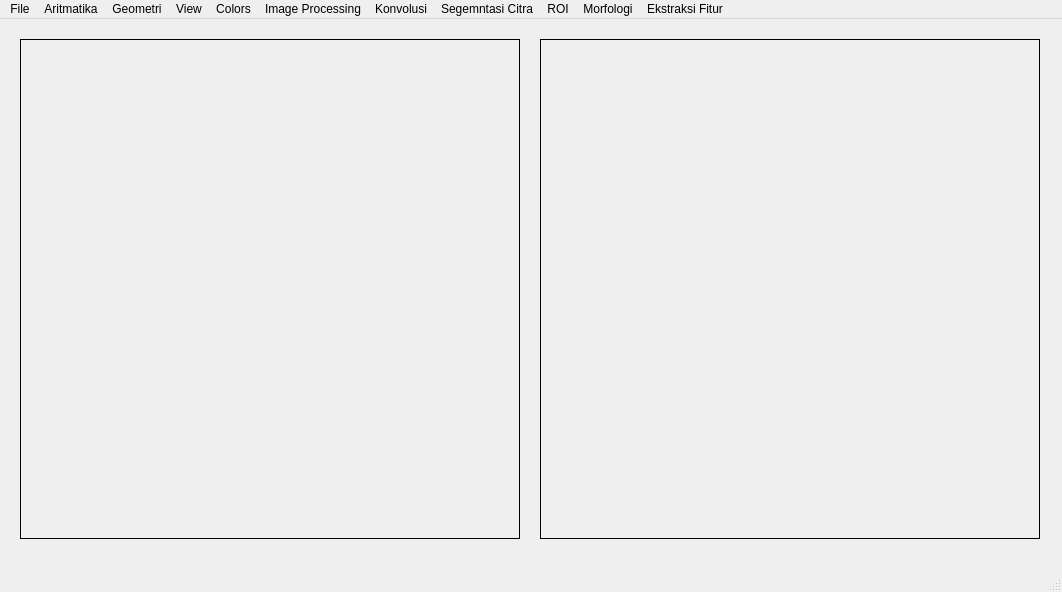
<?xml version="1.0" encoding="UTF-8"?>
<ui version="4.0">
 <class>MainWindow</class>
 <widget class="QMainWindow" name="MainWindow">
  <property name="geometry">
   <rect>
    <x>0</x>
    <y>0</y>
    <width>1062</width>
    <height>592</height>
   </rect>
  </property>
  <property name="windowTitle">
   <string>MainWindow</string>
  </property>
  <widget class="QWidget" name="centralwidget">
   <widget class="QLabel" name="label">
    <property name="geometry">
     <rect>
      <x>20</x>
      <y>20</y>
      <width>500</width>
      <height>500</height>
     </rect>
    </property>
    <property name="frameShape">
     <enum>QFrame::Box</enum>
    </property>
    <property name="text">
     <string/>
    </property>
   </widget>
   <widget class="QLabel" name="label_2">
    <property name="geometry">
     <rect>
      <x>540</x>
      <y>20</y>
      <width>500</width>
      <height>500</height>
     </rect>
    </property>
    <property name="frameShape">
     <enum>QFrame::Box</enum>
    </property>
    <property name="text">
     <string/>
    </property>
   </widget>
  </widget>
  <widget class="QMenuBar" name="menubar">
   <property name="geometry">
    <rect>
     <x>0</x>
     <y>0</y>
     <width>1062</width>
     <height>26</height>
    </rect>
   </property>
   <widget class="QMenu" name="menuFile">
    <property name="title">
     <string>File</string>
    </property>
    <addaction name="actionOpen"/>
    <addaction name="actionSave_As"/>
    <addaction name="actionExit"/>
   </widget>
   <widget class="QMenu" name="menuAritmatika">
    <property name="title">
     <string>Aritmatika</string>
    </property>
    <addaction name="actionAritmatika"/>
   </widget>
   <widget class="QMenu" name="menuGeometri">
    <property name="title">
     <string>Geometri</string>
    </property>
    <widget class="QMenu" name="menuScaling">
     <property name="title">
      <string>Scaling</string>
     </property>
     <addaction name="actionUniform_Scaling"/>
     <addaction name="actionNon_Uniform_Scaling"/>
    </widget>
    <widget class="QMenu" name="menuFlipping">
     <property name="title">
      <string>Flipping</string>
     </property>
     <addaction name="actionHorizontal"/>
     <addaction name="actionVertical"/>
    </widget>
    <addaction name="menuScaling"/>
    <addaction name="actionCroping"/>
    <addaction name="menuFlipping"/>
    <addaction name="actionTranslasi"/>
    <addaction name="actionRotasi"/>
   </widget>
   <widget class="QMenu" name="menuView">
    <property name="title">
     <string>View</string>
    </property>
    <addaction name="actionHistogram_Input"/>
    <addaction name="actionHistogram_Output"/>
    <addaction name="actionHistogram_Input_Output"/>
   </widget>
   <widget class="QMenu" name="menuColors">
    <property name="title">
     <string>Colors</string>
    </property>
    <widget class="QMenu" name="menuRGB_to_Grayscale">
     <property name="title">
      <string>RGB to Grayscale</string>
     </property>
     <addaction name="actionAverage"/>
     <addaction name="actionLightness"/>
     <addaction name="actionLuminance"/>
    </widget>
    <widget class="QMenu" name="menuBit_Depth">
     <property name="title">
      <string>Bit Depth</string>
     </property>
     <addaction name="action1_bit"/>
     <addaction name="action2_bit"/>
     <addaction name="action3_bit"/>
     <addaction name="action4_bit"/>
     <addaction name="action5_bit"/>
     <addaction name="action6_bit"/>
     <addaction name="action7_bit"/>
    </widget>
    <addaction name="menuRGB_to_Grayscale"/>
    <addaction name="actionBrightness"/>
    <addaction name="actionContrast"/>
    <addaction name="actionInvers"/>
    <addaction name="menuBit_Depth"/>
    <addaction name="actionThreshold"/>
   </widget>
   <widget class="QMenu" name="menuImage_Prossesing">
    <property name="title">
     <string>Image Processing</string>
    </property>
    <addaction name="actionHE"/>
    <addaction name="actionFHE"/>
    <addaction name="actionFHE_Grayscale"/>
   </widget>
   <widget class="QMenu" name="menuKonvolusi">
    <property name="title">
     <string>Konvolusi</string>
    </property>
    <widget class="QMenu" name="menuEdge_Detection">
     <property name="title">
      <string>Edge Detection</string>
     </property>
     <addaction name="actionRobert"/>
     <addaction name="actionSobel"/>
     <addaction name="actionPrewit"/>
    </widget>
    <addaction name="actionLow_Pass_Filter"/>
    <addaction name="actionHigh_Pass_Filter"/>
    <addaction name="actionIdentify"/>
    <addaction name="menuEdge_Detection"/>
    <addaction name="actionSharpen"/>
    <addaction name="actionGaussian_Blur_3_x_3"/>
    <addaction name="actionGaussian_Blur_5_x_5"/>
    <addaction name="actionUnsharp_Masking"/>
   </widget>
   <widget class="QMenu" name="menuSegemntasi_Citra">
    <property name="title">
     <string>Segemntasi Citra</string>
    </property>
    <addaction name="actionSegmentasi_Citra"/>
   </widget>
   <widget class="QMenu" name="menuROI">
    <property name="title">
     <string>ROI</string>
    </property>
    <addaction name="actionROI"/>
   </widget>
   <widget class="QMenu" name="menuMorfologi">
    <property name="title">
     <string>Morfologi</string>
    </property>
    <widget class="QMenu" name="menuDilasi">
     <property name="title">
      <string>Dilasi</string>
     </property>
     <addaction name="actionSquare_3_dilasi"/>
     <addaction name="actionSquare_5_dilasi"/>
     <addaction name="actionCross_3_dilasi"/>
    </widget>
    <widget class="QMenu" name="menuErosi">
     <property name="title">
      <string>Erosi</string>
     </property>
     <addaction name="actionSquare_3_erosi"/>
     <addaction name="actionSquare_5_erosi"/>
     <addaction name="actionCross_3_erosi"/>
    </widget>
    <widget class="QMenu" name="menuOpening">
     <property name="title">
      <string>Opening</string>
     </property>
     <addaction name="actionSquare_9_opening"/>
    </widget>
    <widget class="QMenu" name="menuClosing">
     <property name="title">
      <string>Closing</string>
     </property>
     <addaction name="actionSquare_9_closing"/>
    </widget>
    <addaction name="menuDilasi"/>
    <addaction name="menuErosi"/>
    <addaction name="menuOpening"/>
    <addaction name="menuClosing"/>
   </widget>
   <widget class="QMenu" name="menuEkstraksi_Fitur">
    <property name="title">
     <string>Ekstraksi Fitur</string>
    </property>
    <widget class="QMenu" name="menuWarna">
     <property name="title">
      <string>Warna</string>
     </property>
     <addaction name="actionRGB"/>
     <addaction name="actionRGB_to_HSV"/>
     <addaction name="actionRGB_to_YCrCb"/>
    </widget>
    <addaction name="menuWarna"/>
   </widget>
   <addaction name="menuFile"/>
   <addaction name="menuAritmatika"/>
   <addaction name="menuGeometri"/>
   <addaction name="menuView"/>
   <addaction name="menuColors"/>
   <addaction name="menuImage_Prossesing"/>
   <addaction name="menuKonvolusi"/>
   <addaction name="menuSegemntasi_Citra"/>
   <addaction name="menuROI"/>
   <addaction name="menuMorfologi"/>
   <addaction name="menuEkstraksi_Fitur"/>
  </widget>
  <widget class="QStatusBar" name="statusbar"/>
  <action name="actionOpen">
   <property name="text">
    <string>Open</string>
   </property>
  </action>
  <action name="actionSave_As">
   <property name="text">
    <string>Save As</string>
   </property>
  </action>
  <action name="actionExit">
   <property name="text">
    <string>Exit</string>
   </property>
  </action>
  <action name="actionUniform_Scaling">
   <property name="text">
    <string>Uniform Scaling</string>
   </property>
  </action>
  <action name="actionNon_Uniform_Scaling">
   <property name="text">
    <string>Non-Uniform Scaling</string>
   </property>
  </action>
  <action name="actionCroping">
   <property name="text">
    <string>Croping</string>
   </property>
  </action>
  <action name="actionHorizontal">
   <property name="text">
    <string>Horizontal</string>
   </property>
  </action>
  <action name="actionVertical">
   <property name="text">
    <string>Vertical</string>
   </property>
  </action>
  <action name="actionTranslasi">
   <property name="text">
    <string>Translasi</string>
   </property>
  </action>
  <action name="actionRotasi">
   <property name="text">
    <string>Rotasi</string>
   </property>
  </action>
  <action name="actionHistogram_Input">
   <property name="text">
    <string>Histogram Input</string>
   </property>
  </action>
  <action name="actionHistogram_Output">
   <property name="text">
    <string>Histogram Output</string>
   </property>
  </action>
  <action name="actionHistogram_Input_Output">
   <property name="text">
    <string>Histogram Input Output</string>
   </property>
  </action>
  <action name="actionAverage">
   <property name="text">
    <string>Average</string>
   </property>
  </action>
  <action name="actionLightness">
   <property name="text">
    <string>Lightness</string>
   </property>
  </action>
  <action name="actionLuminance">
   <property name="text">
    <string>Luminance</string>
   </property>
  </action>
  <action name="actionBrightness">
   <property name="text">
    <string>Brightness</string>
   </property>
  </action>
  <action name="actionContrast">
   <property name="text">
    <string>Contrast</string>
   </property>
  </action>
  <action name="actionInvers">
   <property name="text">
    <string>Invers</string>
   </property>
  </action>
  <action name="action1_bit">
   <property name="text">
    <string>1 bit</string>
   </property>
  </action>
  <action name="action2_bit">
   <property name="text">
    <string>2 bit</string>
   </property>
  </action>
  <action name="action3_bit">
   <property name="text">
    <string>3 bit</string>
   </property>
  </action>
  <action name="action4_bit">
   <property name="text">
    <string>4 bit</string>
   </property>
  </action>
  <action name="action5_bit">
   <property name="text">
    <string>5 bit</string>
   </property>
  </action>
  <action name="action6_bit">
   <property name="text">
    <string>6 bit</string>
   </property>
  </action>
  <action name="action7_bit">
   <property name="text">
    <string>7 bit</string>
   </property>
  </action>
  <action name="actionHE">
   <property name="text">
    <string>HE</string>
   </property>
  </action>
  <action name="actionFHE">
   <property name="text">
    <string>FHE RGB</string>
   </property>
  </action>
  <action name="actionFHE_Grayscale">
   <property name="text">
    <string>FHE Grayscale</string>
   </property>
  </action>
  <action name="actionLow_Pass_Filter">
   <property name="text">
    <string>Low Pass Filter</string>
   </property>
  </action>
  <action name="actionHigh_Pass_Filter">
   <property name="text">
    <string>High Pass Filter</string>
   </property>
  </action>
  <action name="actionIdentify">
   <property name="text">
    <string>Identify</string>
   </property>
  </action>
  <action name="actionRobert">
   <property name="text">
    <string>Robert</string>
   </property>
  </action>
  <action name="actionSobel">
   <property name="text">
    <string>Sobel</string>
   </property>
  </action>
  <action name="actionPrewit">
   <property name="text">
    <string>Prewit</string>
   </property>
  </action>
  <action name="actionSharpen">
   <property name="text">
    <string>Sharpen</string>
   </property>
  </action>
  <action name="actionGaussian_Blur_3_x_3">
   <property name="text">
    <string>Gaussian Blur 3 x 3</string>
   </property>
  </action>
  <action name="actionGaussian_Blur_5_x_5">
   <property name="text">
    <string>Gaussian Blur 5 x 5</string>
   </property>
  </action>
  <action name="actionUnsharp_Masking">
   <property name="text">
    <string>Unsharp Masking</string>
   </property>
  </action>
  <action name="actionAritmatika">
   <property name="text">
    <string>Aritmatika</string>
   </property>
  </action>
  <action name="actionThreshold">
   <property name="text">
    <string>Threshold</string>
   </property>
  </action>
  <action name="actionSegmentasi_Citra">
   <property name="text">
    <string>Segmentasi Citra</string>
   </property>
  </action>
  <action name="actionROI">
   <property name="text">
    <string>ROI</string>
   </property>
  </action>
  <action name="actionSquare_3_dilasi">
   <property name="text">
    <string>Square 3</string>
   </property>
  </action>
  <action name="actionSquare_5_dilasi">
   <property name="text">
    <string>Square 5</string>
   </property>
  </action>
  <action name="actionCross_3_dilasi">
   <property name="text">
    <string>Cross 3</string>
   </property>
  </action>
  <action name="actionSquare_3_erosi">
   <property name="text">
    <string>Square 3</string>
   </property>
  </action>
  <action name="actionSquare_5_erosi">
   <property name="text">
    <string>Square 5</string>
   </property>
  </action>
  <action name="actionCross_3_erosi">
   <property name="text">
    <string>Cross 3</string>
   </property>
  </action>
  <action name="actionSquare_9_opening">
   <property name="text">
    <string>Square 9</string>
   </property>
  </action>
  <action name="actionRGB">
   <property name="text">
    <string>RGB</string>
   </property>
  </action>
  <action name="actionRGB_to_HSV">
   <property name="text">
    <string>RGB to HSV</string>
   </property>
  </action>
  <action name="actionRGB_to_YCrCb">
   <property name="text">
    <string>RGB to YCrCb</string>
   </property>
  </action>
  <action name="actionSquare_9_closing">
   <property name="text">
    <string>Square 9</string>
   </property>
  </action>
 </widget>
 <resources/>
 <connections/>
</ui>
